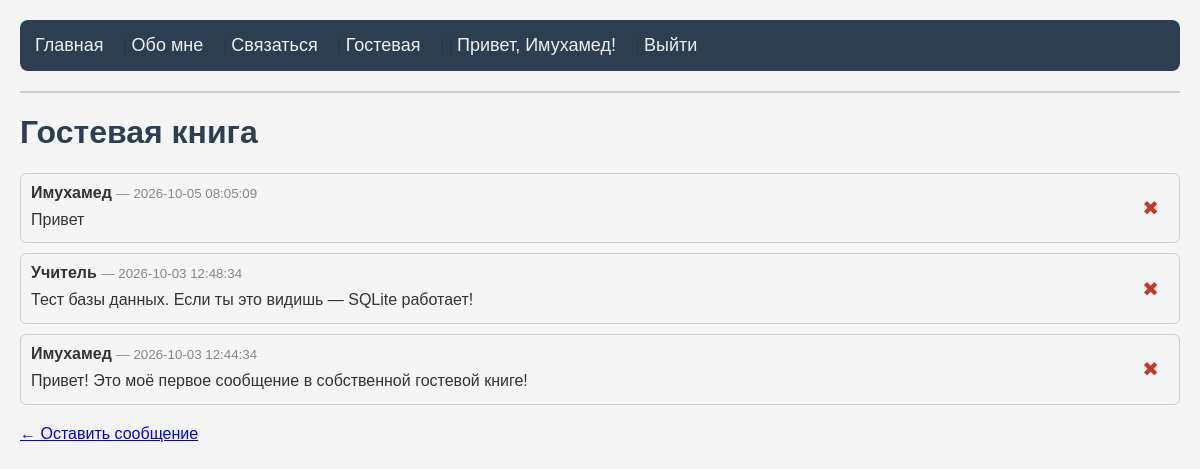
Page /messages (signed in) on the committed database.
### tables this page shows
CREATE TABLE messages (
 id INTEGER PRIMARY KEY AUTOINCREMENT,
  name TEXT NOT NULL,
  message TEXT NOT NULL,
   created_at TEXT DEFAULT CURRENT_TIMESTAMP
   );

### app.py (the view)
@app.route('/messages')
def messages():
    conn = get_db()
    rows = conn.execute("SELECT * FROM messages ORDER BY id DESC").fetchall()
    conn.close()
    return render_template('messages.html', messages=rows)

### app.py (called while the page is built)
def get_db():
    conn = sqlite3.connect(DB)
    conn.row_factory = sqlite3.Row
    return conn

### templates/messages.html (shortened to what this page needs)
{% extends "base.html" %}
{% block content %}
    <h1>Гостевая книга</h1>
    {% if messages %}
        {% for msg in messages %}
            <div style="border:1px solid #ccc; padding:10px; margin-bottom:10px; border-radius:6px; display:flex; justify-content:space-between; align-items:center;">
                <div>
                    <strong>{{ msg['name'] }}</strong>
                    <small style="color:#888;"> — {{ msg['created_at'] }}</small>
                    <p style="margin:5px 0 0 0;">{{ msg['message'] }}</p>
                </div>
                <a href="/delete/{{ msg['id'] }}"
                   style="color:#c0392b; text-decoration:none; font-size:20px; padding:5px 10px;"
                   onclick="return confirm('Удалить это сообщение?');">
                   ✖
                </a>
            </div>
        {% endfor %}
    {% else %}
        <p>Пока сообщений нет. <a href="/contact">Оставьте первое!</a></p>
    {% endif %}
    <p><a href="/contact">← Оставить сообщение</a></p>
{% endblock %}

### static/style.css (style rules this page uses)
body { font-family: Arial, sans-serif; background-color: #f4f4f4; color: #333; margin: 0; padding: 20px; }
h1 { color: #2c3e50; font-size: 32px; }
p { font-size: 16px; line-height: 1.6; }

### rows in the picture
messages: name "Имухамед", created_at "2026-10-05 08:05:09", message "Привет"
messages: name "Учитель", created_at "2026-10-03 12:48:34", message "Тест базы данных. Если ты это видишь — SQLite работает!"
messages: name "Имухамед", created_at "2026-10-03 12:44:34", message "Привет! Это моё первое сообщение в собственной гостевой книге!"

### other values in the picture
{{ session.username }} "Имухамед"
